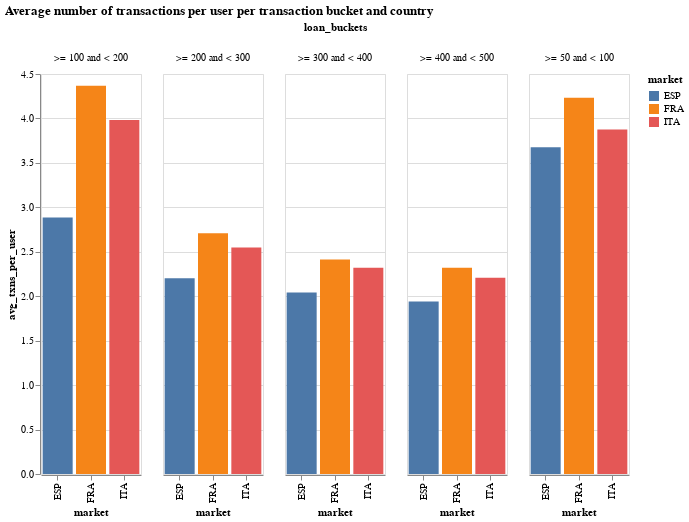

This figure's notebook cell:
### Code cell
af.column_multi(
    txn_bucket_df,
    "market:N",
    "market:N",
    "avg_txns_per_user:Q",
    "loan_buckets:N",
    100,
    400,
    "x",
).properties(
    title="Average number of transactions per user per transaction bucket and country"
)

### Figure 1 — Vega-Lite specification as saved in the notebook (floating-point values rounded to 4 significant figures)
{"config": {"view": {"continuousWidth": 400, "continuousHeight": 300}}, "data": {"name": "data-d96a39bc21d47d2a3b34b506950baff9"}, "mark": "bar", "encoding": {"color": {"type": "nominal", "field": "market"}, "column": {"type": "nominal", "field": "loan_buckets"}, "tooltip": {"type": "quantitative", "field": "avg_txns_per_user"}, "x": {"type": "nominal", "field": "market", "sort": "x"}, "y": {"type": "quantitative", "field": "avg_txns_per_user"}}, "height": 400, "title": "Average number of transactions per user per transaction bucket and country", "width": 100, "$schema": "https://vega.github.io/schema/vega-lite/v4.8.1.json", "datasets": {"data-d96a39bc21d47d2a3b34b506950baff9": [{"market": "ITA", "loan_buckets": ">= 50 and < 100", "loan_buckets_2": " >= 50 and < 100", "total_txn_volume_m€": 53.0, "avg_volume_per_user": 268.7, "avg_txns_per_user": 3.876, "avg_volume_per_txn": 69.32}, {"market": "ESP", "loan_buckets": ">= 50 and < 100", "loan_buckets_2": " >= 50 and < 100", "total_txn_volume_m€": 24.0, "avg_volume_per_user": 253.4, "avg_txns_per_user": 3.676, "avg_volume_per_txn": 68.93}, {"market": "FRA", "loan_buckets": ">= 50 and < 100", "loan_buckets_2": " >= 50 and < 100", "total_txn_volume_m€": 77.0, "avg_volume_per_user": 294.2, "avg_txns_per_user": 4.233, "avg_volume_per_txn": 69.49}, {"market": "FRA", "loan_buckets": ">= 100 and < 200", "loan_buckets_2": ">= 100 and < 200", "total_txn_volume_m€": 109.0, "avg_volume_per_user": 589.2, "avg_txns_per_user": 4.368, "avg_volume_per_txn": 134.9}, {"market": "ITA", "loan_buckets": ">= 100 and < 200", "loan_buckets_2": ">= 100 and < 200", "total_txn_volume_m€": 72.0, "avg_volume_per_user": 498.1, "avg_txns_per_user": 3.983, "avg_volume_per_txn": 125.0}, {"market": "ESP", "loan_buckets": ">= 100 and < 200", "loan_buckets_2": ">= 100 and < 200", "total_txn_volume_m€": 22.0, "avg_volume_per_user": 392.8, "avg_txns_per_user": 2.885, "avg_volume_per_txn": 136.2}, {"market": "ESP", "loan_buckets": ">= 200 and < 300", "loan_buckets_2": ">= 200 and < 300", "total_txn_volume_m€": 10.0, "avg_volume_per_user": 533.2, "avg_txns_per_user": 2.201, "avg_volume_per_txn": 242.3}, {"market": "ITA", "loan_buckets": ">= 200 and < 300", "loan_buckets_2": ">= 200 and < 300", "total_txn_volume_m€": 27.0, "avg_volume_per_user": 612.6, "avg_txns_per_user": 2.548, "avg_volume_per_txn": 240.4}, {"market": "FRA", "loan_buckets": ">= 200 and < 300", "loan_buckets_2": ">= 200 and < 300", "total_txn_volume_m€": 38.0, "avg_volume_per_user": 654.5, "avg_txns_per_user": 2.709, "avg_volume_per_txn": 241.6}, {"market": "FRA", "loan_buckets": ">= 300 and < 400", "loan_buckets_2": ">= 300 and < 400", "total_txn_volume_m€": 25.0, "avg_volume_per_user": 828.7, "avg_txns_per_user": 2.413, "avg_volume_per_txn": 343.5}, {"market": "ITA", "loan_buckets": ">= 300 and < 400", "loan_buckets_2": ">= 300 and < 400", "total_txn_volume_m€": 17.0, "avg_volume_per_user": 796.2, "avg_txns_per_user": 2.321, "avg_volume_per_txn": 343.1}, {"market": "ESP", "loan_buckets": ">= 300 and < 400", "loan_buckets_2": ">= 300 and < 400", "total_txn_volume_m€": 7.0, "avg_volume_per_user": 702.9, "avg_txns_per_user": 2.042, "avg_volume_per_txn": 344.3}, {"market": "FRA", "loan_buckets": ">= 400 and < 500", "loan_buckets_2": ">= 400 and < 500", "total_txn_volume_m€": 18.0, "avg_volume_per_user": 1031.0, "avg_txns_per_user": 2.32, "avg_volume_per_txn": 444.4}, {"market": "ITA", "loan_buckets": ">= 400 and < 500", "loan_buckets_2": ">= 400 and < 500", "total_txn_volume_m€": 11.0, "avg_volume_per_user": 981.2, "avg_txns_per_user": 2.208, "avg_volume_per_txn": 444.4}, {"market": "ESP", "loan_buckets": ">= 400 and < 500", "loan_buckets_2": ">= 400 and < 500", "total_txn_volume_m€": 5.0, "avg_volume_per_user": 864.6, "avg_txns_per_user": 1.94, "avg_volume_per_txn": 445.6}]}}
